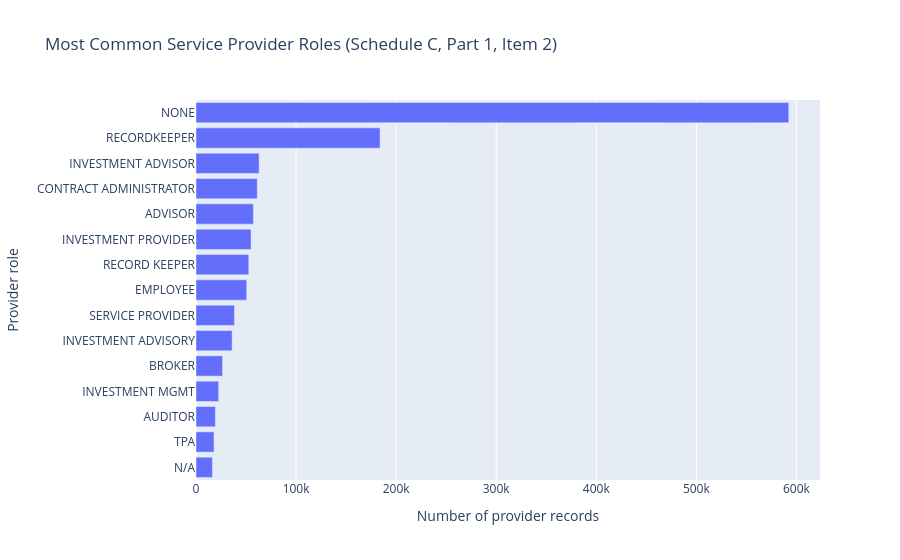

Write notebook code for a chart like this one.
### Markdown cell above
## Most common service provider roles

### Code cell
# Most common service provider roles
role_counts = (
    SCH_C_P1_I2["PROVIDER_OTHER_RELATION"]
    .dropna()
    .value_counts()
    .head(15)
    .sort_values(ascending=True)
)

if len(role_counts):
    fig = px.bar(
        x=role_counts.values,
        y=role_counts.index,
        orientation="h",
        title="Most Common Service Provider Roles (Schedule C, Part 1, Item 2)",
        labels={"x": "Number of provider records", "y": "Provider role"},
    )
    fig.update_layout(yaxis={"categoryorder": "total ascending"})
    save_figure(fig, "provider_role_distribution")
else:
    print("Skipped: no provider role values found.")

### Figure 1 — Plotly figure (JSON) as saved in the notebook; plotly's stock layout.template omitted (floating-point values rounded to 4 significant figures)
{"data": [{"hovertemplate": "Number of provider records=%{x}<br>Provider role=%{y}<extra></extra>", "legendgroup": "", "marker": {"color": "#636efa", "pattern": {"shape": ""}}, "name": "", "orientation": "h", "showlegend": false, "textposition": "auto", "type": "bar", "x": [16417, 18025, 19411, 22646, 26540, 36076, 38423, 50693, 52765, 55045, 57349, 61225, 63064, 183958, 592406], "xaxis": "x", "y": ["N/A", "TPA", "AUDITOR", "INVESTMENT MGMT", "BROKER", "INVESTMENT ADVISORY", "SERVICE PROVIDER", "EMPLOYEE", "RECORD KEEPER", "INVESTMENT PROVIDER", "ADVISOR", "CONTRACT ADMINISTRATOR", "INVESTMENT ADVISOR", "RECORDKEEPER", "NONE"], "yaxis": "y"}], "layout": {"barmode": "relative", "legend": {"tracegroupgap": 0}, "title": {"text": "Most Common Service Provider Roles (Schedule C, Part 1, Item 2)"}, "xaxis": {"anchor": "y", "domain": [0, 1], "title": {"text": "Number of provider records"}}, "yaxis": {"anchor": "x", "categoryorder": "total ascending", "domain": [0, 1], "title": {"text": "Provider role"}}}}
